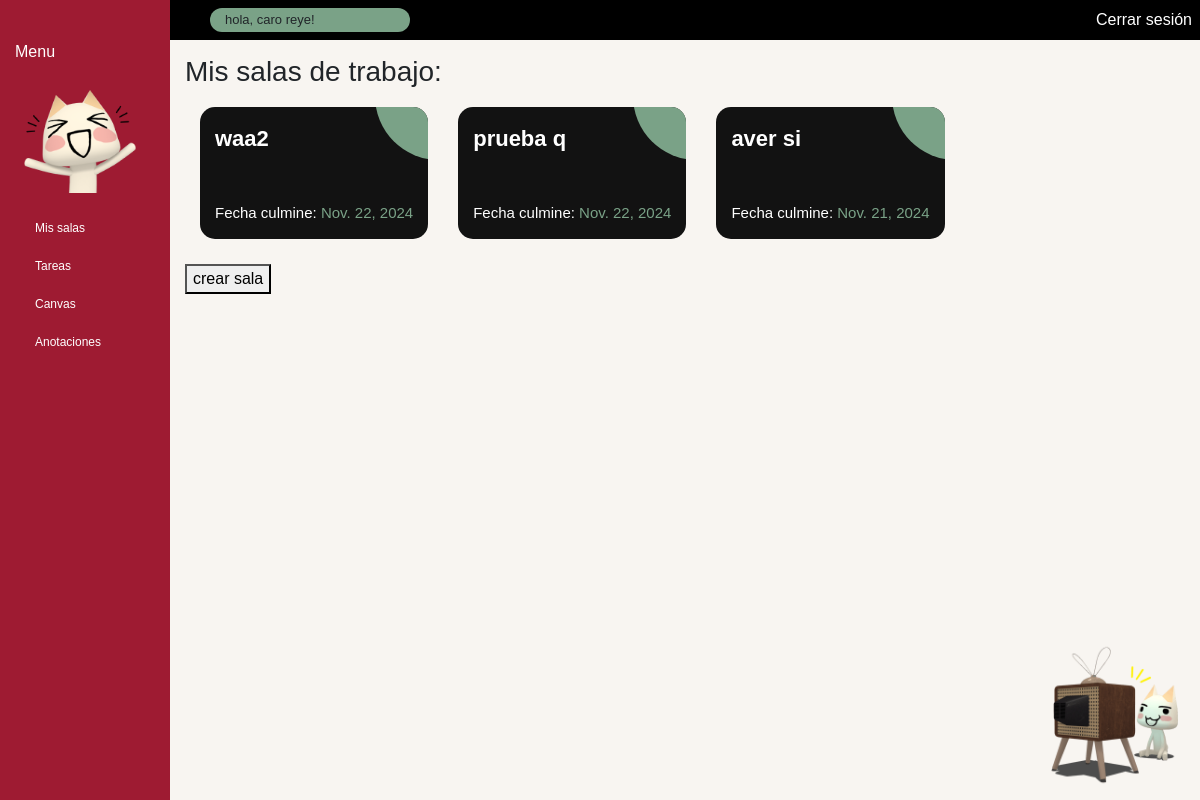
The page / (signed in) on the database as committed earlier.
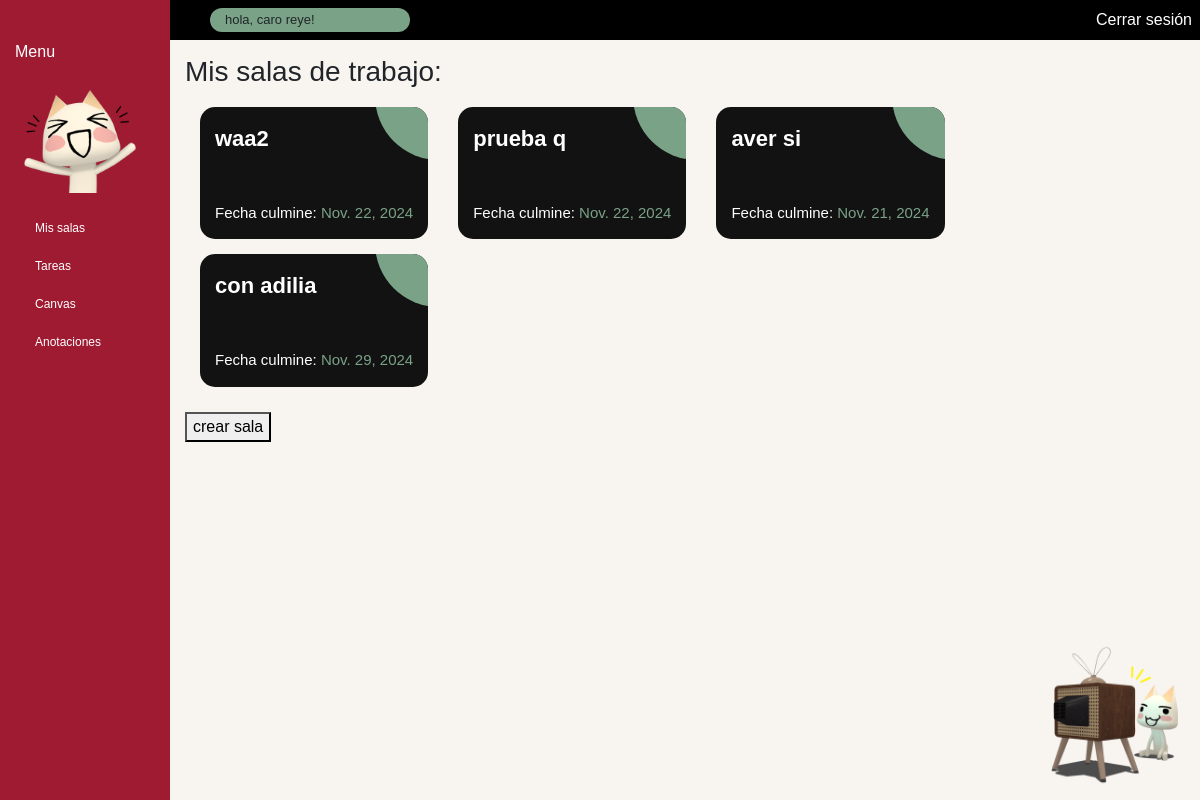
The same page on the database as committed later.
### spok/models.py (models this page shows, shortened)
class Sala (models.Model):
    name = models.CharField(max_length= 50)
    descripcion = models.CharField(max_length= 100, default="proyecto ... ")
    fechai = models.DateField(default=datetime.date.today)
    fechaf = models.DateField(blank=True, null= True)
    user = models.ManyToManyField(User, related_name='room_joined', blank= True)
    def __str__(self):
        return self.name

### spok/views.py (the view)
# urls.py: path('', views.index, name='index'),  # Ruta para la vista 'index'
@login_required()
def index(request):
     if request.method == "GET":
        salas = request.user.room_joined.all()
        print(f"mis salas :{salas} ")
        return render(request, "index.html", {"salas": salas})
     else:
        return HttpResponseRedirect(reverse("crear_sala"))

### spok/templates/index.html (shortened to what this page needs)
{% extends "layout.html" %}
{% load static %}
{% block main %}
<h3>Mis salas de trabajo: </h3>
<div class="ag-courses_box">
        {% for i in salas %}
        <a href="{% url 'mostrar_sala' i.id %}" style="text-decoration: none;">
          <div class="ag-courses_item">
            <button type="submit" class="ag-courses-item_link" style="border-style: none !important; text-align: justify;">
              <div class="ag-courses-item_bg"></div>
              <div class="ag-courses-item_title">
                {{i.name}}
              </div>
              <div class="ag-courses-item_date-box">
                Fecha culmine:
                <span class="ag-courses-item_date">
                  {{i.fechaf}}
                </span>
              </div>
            </button>
          </div>
        </a>
        {% endfor %}
      </div>
      <form action="{% url 'index' %}" method="post">
        <button type="submit"> crear sala </button>
      </form>
      {% if  salas %}
      <img  class="para_marca" src="{% static 'img/toro_tele.png' %}" alt="">
      {% else %}
      <img  class="para_marca" src="{% static 'img/toro_solo.png' %}" alt="">
      {% endif %}
{% endblock %}

Rows that differ between the two databases and show on the page:
added Sala: name "con adilia", fechaf "Nov. 29, 2024"
